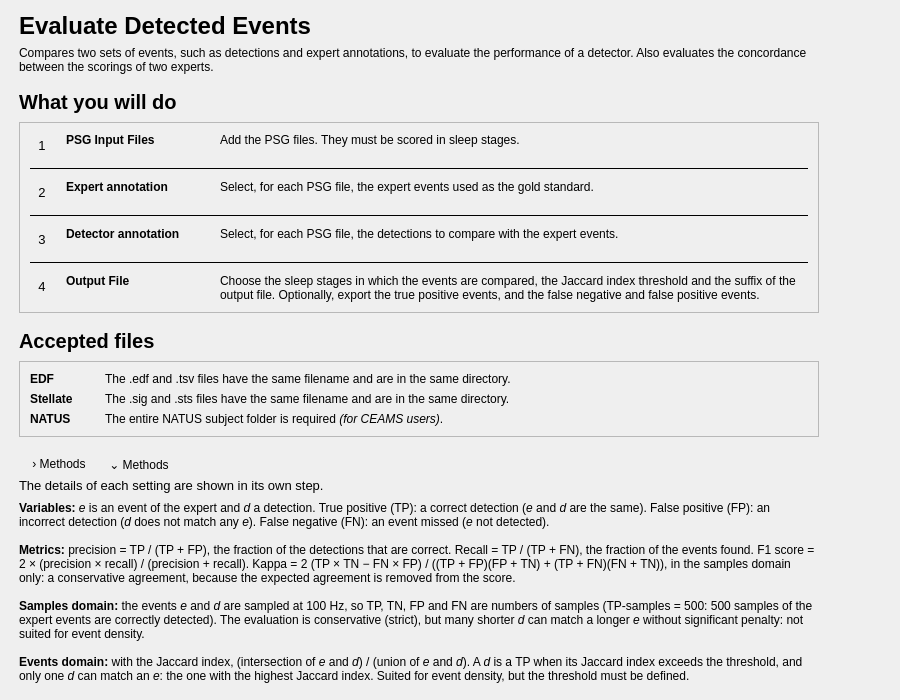
<?xml version="1.0" encoding="UTF-8"?>
<ui version="4.0">
 <class>IntroStep</class>
 <widget class="QWidget" name="IntroStep">
  <property name="geometry">
   <rect>
    <x>0</x>
    <y>0</y>
    <width>900</width>
    <height>700</height>
   </rect>
  </property>
  <property name="windowTitle">
   <string />
  </property>
  <layout class="QVBoxLayout" name="verticalLayout">
   <property name="leftMargin">
    <number>19</number>
   </property>
   <property name="topMargin">
    <number>12</number>
   </property>
   <property name="rightMargin">
    <number>19</number>
   </property>
   <property name="bottomMargin">
    <number>12</number>
   </property>
   <item>
    <layout class="QHBoxLayout" name="content_row" stretch="1,0">
     <property name="leftMargin">
      <number>0</number>
     </property>
     <property name="topMargin">
      <number>0</number>
     </property>
     <property name="rightMargin">
      <number>0</number>
     </property>
     <property name="bottomMargin">
      <number>0</number>
     </property>
     <item>
      <widget class="QWidget" name="content_widget" native="true">
       <property name="maximumSize">
        <size>
         <width>800</width>
         <height>16777215</height>
        </size>
       </property>
       <layout class="QVBoxLayout" name="content_layout">
        <property name="spacing">
         <number>16</number>
        </property>
        <property name="leftMargin">
         <number>0</number>
        </property>
        <property name="topMargin">
         <number>0</number>
        </property>
        <property name="rightMargin">
         <number>0</number>
        </property>
        <property name="bottomMargin">
         <number>0</number>
        </property>
        <item>
         <layout class="QVBoxLayout" name="header_layout">
          <property name="spacing">
           <number>6</number>
          </property>
          <item>
           <widget class="QLabel" name="title_label">
            <property name="font">
             <font>
              <pointsize>18</pointsize>
              <bold>true</bold>
             </font>
            </property>
            <property name="text">
             <string>Evaluate Detected Events</string>
            </property>
           </widget>
          </item>
          <item>
           <widget class="QLabel" name="subtitle_label">
            <property name="text">
             <string>Compares two sets of events, such as detections and expert annotations, to evaluate the performance of a detector. Also evaluates the concordance between the scorings of two experts.</string>
            </property>
            <property name="wordWrap">
             <bool>true</bool>
            </property>
            <property name="variant" stdset="0">
             <string notr="true">help</string>
            </property>
           </widget>
          </item>
         </layout>
        </item>
        <item>
         <layout class="QVBoxLayout" name="steps_section_layout">
          <property name="spacing">
           <number>8</number>
          </property>
          <item>
           <widget class="QLabel" name="steps_title_label">
            <property name="font">
             <font>
              <pointsize>15</pointsize>
              <bold>true</bold>
             </font>
            </property>
            <property name="text">
             <string>What you will do</string>
            </property>
           </widget>
          </item>
          <item>
           <widget class="QFrame" name="steps_card">
            <property name="frameShape">
             <enum>QFrame::Shape::StyledPanel</enum>
            </property>
            <property name="frameShadow">
             <enum>QFrame::Shadow::Raised</enum>
            </property>
            <layout class="QVBoxLayout" name="steps_card_layout">
             <property name="spacing">
              <number>10</number>
             </property>
             <property name="leftMargin">
              <number>10</number>
             </property>
             <property name="topMargin">
              <number>10</number>
             </property>
             <property name="rightMargin">
              <number>10</number>
             </property>
             <property name="bottomMargin">
              <number>10</number>
             </property>
             <item>
              <layout class="QGridLayout" name="steps_grid" columnstretch="0,0,0,1">
               <property name="horizontalSpacing">
                <number>12</number>
               </property>
               <property name="verticalSpacing">
                <number>10</number>
               </property>
               <item row="0" column="0" alignment="Qt::AlignmentFlag::AlignTop">
                <widget class="QLabel" name="step_1_number_label">
                 <property name="font">
                  <font>
                   <pointsize>10</pointsize>
                  </font>
                 </property>
                 <property name="text">
                  <string>1</string>
                 </property>
                 <property name="variant" stdset="0">
                  <string notr="true">step_number</string>
                 </property>
                 <property name="minimumSize">
                  <size>
                   <width>24</width>
                   <height>24</height>
                  </size>
                 </property>
                 <property name="maximumSize">
                  <size>
                   <width>24</width>
                   <height>24</height>
                  </size>
                 </property>
                 <property name="alignment">
                  <set>Qt::AlignmentFlag::AlignCenter</set>
                 </property>
                </widget>
               </item>
               <item row="0" column="1">
                <widget class="QLabel" name="step_1_name_label">
                 <property name="font">
                  <font>
                   <bold>true</bold>
                  </font>
                 </property>
                 <property name="text">
                  <string>PSG Input Files</string>
                 </property>
                 <property name="alignment">
                  <set>Qt::AlignmentFlag::AlignLeading|Qt::AlignmentFlag::AlignLeft|Qt::AlignmentFlag::AlignTop</set>
                 </property>
                </widget>
               </item>
               <item row="0" column="2">
                <spacer name="steps_gap">
                 <property name="orientation">
                  <enum>Qt::Orientation::Horizontal</enum>
                 </property>
                 <property name="sizeType">
                  <enum>QSizePolicy::Policy::Fixed</enum>
                 </property>
                 <property name="sizeHint" stdset="0">
                  <size>
                   <width>16</width>
                   <height>20</height>
                  </size>
                 </property>
                </spacer>
               </item>
               <item row="0" column="3">
                <widget class="QLabel" name="step_1_label">
                 <property name="text">
                  <string>Add the PSG files. They must be scored in sleep stages.</string>
                 </property>
                 <property name="wordWrap">
                  <bool>true</bool>
                 </property>
                 <property name="variant" stdset="0">
                  <string notr="true">help</string>
                 </property>
                 <property name="alignment">
                  <set>Qt::AlignmentFlag::AlignLeading|Qt::AlignmentFlag::AlignLeft|Qt::AlignmentFlag::AlignTop</set>
                 </property>
                </widget>
               </item>
               <item row="1" column="0" rowspan="1" colspan="4">
                <widget class="QFrame" name="step_line_2">
                 <property name="frameShape">
                  <enum>QFrame::Shape::HLine</enum>
                 </property>
                 <property name="frameShadow">
                  <enum>QFrame::Shadow::Plain</enum>
                 </property>
                </widget>
               </item>
               <item row="2" column="0" alignment="Qt::AlignmentFlag::AlignTop">
                <widget class="QLabel" name="step_2_number_label">
                 <property name="font">
                  <font>
                   <pointsize>10</pointsize>
                  </font>
                 </property>
                 <property name="text">
                  <string>2</string>
                 </property>
                 <property name="variant" stdset="0">
                  <string notr="true">step_number</string>
                 </property>
                 <property name="minimumSize">
                  <size>
                   <width>24</width>
                   <height>24</height>
                  </size>
                 </property>
                 <property name="maximumSize">
                  <size>
                   <width>24</width>
                   <height>24</height>
                  </size>
                 </property>
                 <property name="alignment">
                  <set>Qt::AlignmentFlag::AlignCenter</set>
                 </property>
                </widget>
               </item>
               <item row="2" column="1">
                <widget class="QLabel" name="step_2_name_label">
                 <property name="font">
                  <font>
                   <bold>true</bold>
                  </font>
                 </property>
                 <property name="text">
                  <string>Expert annotation</string>
                 </property>
                 <property name="alignment">
                  <set>Qt::AlignmentFlag::AlignLeading|Qt::AlignmentFlag::AlignLeft|Qt::AlignmentFlag::AlignTop</set>
                 </property>
                </widget>
               </item>
               <item row="2" column="3">
                <widget class="QLabel" name="step_2_label">
                 <property name="text">
                  <string>Select, for each PSG file, the expert events used as the gold standard.</string>
                 </property>
                 <property name="wordWrap">
                  <bool>true</bool>
                 </property>
                 <property name="variant" stdset="0">
                  <string notr="true">help</string>
                 </property>
                 <property name="alignment">
                  <set>Qt::AlignmentFlag::AlignLeading|Qt::AlignmentFlag::AlignLeft|Qt::AlignmentFlag::AlignTop</set>
                 </property>
                </widget>
               </item>
               <item row="3" column="0" rowspan="1" colspan="4">
                <widget class="QFrame" name="step_line_3">
                 <property name="frameShape">
                  <enum>QFrame::Shape::HLine</enum>
                 </property>
                 <property name="frameShadow">
                  <enum>QFrame::Shadow::Plain</enum>
                 </property>
                </widget>
               </item>
               <item row="4" column="0" alignment="Qt::AlignmentFlag::AlignTop">
                <widget class="QLabel" name="step_3_number_label">
                 <property name="font">
                  <font>
                   <pointsize>10</pointsize>
                  </font>
                 </property>
                 <property name="text">
                  <string>3</string>
                 </property>
                 <property name="variant" stdset="0">
                  <string notr="true">step_number</string>
                 </property>
                 <property name="minimumSize">
                  <size>
                   <width>24</width>
                   <height>24</height>
                  </size>
                 </property>
                 <property name="maximumSize">
                  <size>
                   <width>24</width>
                   <height>24</height>
                  </size>
                 </property>
                 <property name="alignment">
                  <set>Qt::AlignmentFlag::AlignCenter</set>
                 </property>
                </widget>
               </item>
               <item row="4" column="1">
                <widget class="QLabel" name="step_3_name_label">
                 <property name="font">
                  <font>
                   <bold>true</bold>
                  </font>
                 </property>
                 <property name="text">
                  <string>Detector annotation</string>
                 </property>
                 <property name="alignment">
                  <set>Qt::AlignmentFlag::AlignLeading|Qt::AlignmentFlag::AlignLeft|Qt::AlignmentFlag::AlignTop</set>
                 </property>
                </widget>
               </item>
               <item row="4" column="3">
                <widget class="QLabel" name="step_3_label">
                 <property name="text">
                  <string>Select, for each PSG file, the detections to compare with the expert events.</string>
                 </property>
                 <property name="wordWrap">
                  <bool>true</bool>
                 </property>
                 <property name="variant" stdset="0">
                  <string notr="true">help</string>
                 </property>
                 <property name="alignment">
                  <set>Qt::AlignmentFlag::AlignLeading|Qt::AlignmentFlag::AlignLeft|Qt::AlignmentFlag::AlignTop</set>
                 </property>
                </widget>
               </item>
               <item row="5" column="0" rowspan="1" colspan="4">
                <widget class="QFrame" name="step_line_4">
                 <property name="frameShape">
                  <enum>QFrame::Shape::HLine</enum>
                 </property>
                 <property name="frameShadow">
                  <enum>QFrame::Shadow::Plain</enum>
                 </property>
                </widget>
               </item>
               <item row="6" column="0" alignment="Qt::AlignmentFlag::AlignTop">
                <widget class="QLabel" name="step_4_number_label">
                 <property name="font">
                  <font>
                   <pointsize>10</pointsize>
                  </font>
                 </property>
                 <property name="text">
                  <string>4</string>
                 </property>
                 <property name="variant" stdset="0">
                  <string notr="true">step_number</string>
                 </property>
                 <property name="minimumSize">
                  <size>
                   <width>24</width>
                   <height>24</height>
                  </size>
                 </property>
                 <property name="maximumSize">
                  <size>
                   <width>24</width>
                   <height>24</height>
                  </size>
                 </property>
                 <property name="alignment">
                  <set>Qt::AlignmentFlag::AlignCenter</set>
                 </property>
                </widget>
               </item>
               <item row="6" column="1">
                <widget class="QLabel" name="step_4_name_label">
                 <property name="font">
                  <font>
                   <bold>true</bold>
                  </font>
                 </property>
                 <property name="text">
                  <string>Output File</string>
                 </property>
                 <property name="alignment">
                  <set>Qt::AlignmentFlag::AlignLeading|Qt::AlignmentFlag::AlignLeft|Qt::AlignmentFlag::AlignTop</set>
                 </property>
                </widget>
               </item>
               <item row="6" column="3">
                <widget class="QLabel" name="step_4_label">
                 <property name="text">
                  <string>Choose the sleep stages in which the events are compared, the Jaccard index threshold and the suffix of the output file. Optionally, export the true positive events, and the false negative and false positive events.</string>
                 </property>
                 <property name="wordWrap">
                  <bool>true</bool>
                 </property>
                 <property name="variant" stdset="0">
                  <string notr="true">help</string>
                 </property>
                 <property name="alignment">
                  <set>Qt::AlignmentFlag::AlignLeading|Qt::AlignmentFlag::AlignLeft|Qt::AlignmentFlag::AlignTop</set>
                 </property>
                </widget>
               </item>
              </layout>
             </item>
            </layout>
           </widget>
          </item>
         </layout>
        </item>
        <item>
         <layout class="QVBoxLayout" name="files_section_layout">
          <property name="spacing">
           <number>8</number>
          </property>
          <item>
           <widget class="QLabel" name="files_title_label">
            <property name="font">
             <font>
              <pointsize>15</pointsize>
              <bold>true</bold>
             </font>
            </property>
            <property name="text">
             <string>Accepted files</string>
            </property>
           </widget>
          </item>
          <item>
           <widget class="QFrame" name="files_card">
            <property name="frameShape">
             <enum>QFrame::Shape::StyledPanel</enum>
            </property>
            <property name="frameShadow">
             <enum>QFrame::Shadow::Raised</enum>
            </property>
            <layout class="QVBoxLayout" name="files_card_layout">
             <property name="spacing">
              <number>10</number>
             </property>
             <property name="leftMargin">
              <number>10</number>
             </property>
             <property name="topMargin">
              <number>10</number>
             </property>
             <property name="rightMargin">
              <number>10</number>
             </property>
             <property name="bottomMargin">
              <number>10</number>
             </property>
             <item>
              <layout class="QGridLayout" name="files_grid" columnstretch="0,1">
               <property name="horizontalSpacing">
                <number>32</number>
               </property>
               <property name="verticalSpacing">
                <number>6</number>
               </property>
               <item row="0" column="0">
                <widget class="QLabel" name="file_1_name_label">
                 <property name="font">
                  <font>
                   <bold>true</bold>
                  </font>
                 </property>
                 <property name="text">
                  <string>EDF</string>
                 </property>
                </widget>
               </item>
               <item row="0" column="1">
                <widget class="QLabel" name="file_1_label">
                 <property name="text">
                  <string>The .edf and .tsv files have the same filename and are in the same directory.</string>
                 </property>
                 <property name="wordWrap">
                  <bool>true</bool>
                 </property>
                </widget>
               </item>
               <item row="1" column="0">
                <widget class="QLabel" name="file_2_name_label">
                 <property name="font">
                  <font>
                   <bold>true</bold>
                  </font>
                 </property>
                 <property name="text">
                  <string>Stellate</string>
                 </property>
                </widget>
               </item>
               <item row="1" column="1">
                <widget class="QLabel" name="file_2_label">
                 <property name="text">
                  <string>The .sig and .sts files have the same filename and are in the same directory.</string>
                 </property>
                 <property name="wordWrap">
                  <bool>true</bool>
                 </property>
                </widget>
               </item>
               <item row="2" column="0">
                <widget class="QLabel" name="file_3_name_label">
                 <property name="font">
                  <font>
                   <bold>true</bold>
                  </font>
                 </property>
                 <property name="text">
                  <string>NATUS</string>
                 </property>
                </widget>
               </item>
               <item row="2" column="1">
                <widget class="QLabel" name="file_3_label">
                 <property name="text">
                  <string>The entire NATUS subject folder is required &lt;i&gt;(for CEAMS users)&lt;/i&gt;.</string>
                 </property>
                 <property name="textFormat">
                  <enum>Qt::TextFormat::RichText</enum>
                 </property>
                 <property name="wordWrap">
                  <bool>true</bool>
                 </property>
                </widget>
               </item>
              </layout>
             </item>
            </layout>
           </widget>
          </item>
         </layout>
        </item>
        <item>
         <layout class="QVBoxLayout" name="methods_section_layout">
          <property name="spacing">
           <number>2</number>
          </property>
          <item>
           <layout class="QHBoxLayout" name="methods_buttons_layout">
            <property name="spacing">
             <number>0</number>
            </property>
            <item>
             <widget class="QPushButton" name="methods_show_button">
              <property name="focusPolicy">
               <enum>Qt::FocusPolicy::TabFocus</enum>
              </property>
              <property name="text">
               <string>› Methods</string>
              </property>
              <property name="flat">
               <bool>true</bool>
              </property>
              <property name="variant" stdset="0">
               <string notr="true">link</string>
              </property>
             </widget>
            </item>
            <item>
             <widget class="QPushButton" name="methods_hide_button">
              <property name="focusPolicy">
               <enum>Qt::FocusPolicy::TabFocus</enum>
              </property>
              <property name="visible">
               <bool>false</bool>
              </property>
              <property name="text">
               <string>⌄ Methods</string>
              </property>
              <property name="flat">
               <bool>true</bool>
              </property>
              <property name="variant" stdset="0">
               <string notr="true">link</string>
              </property>
             </widget>
            </item>
            <item>
             <spacer name="methods_buttons_spacer">
              <property name="orientation">
               <enum>Qt::Orientation::Horizontal</enum>
              </property>
              <property name="sizeHint" stdset="0">
               <size>
                <width>40</width>
                <height>20</height>
               </size>
              </property>
             </spacer>
            </item>
           </layout>
          </item>
          <item>
           <widget class="QLabel" name="methods_note_label">
            <property name="font">
             <font>
              <pointsize>10</pointsize>
             </font>
            </property>
            <property name="text">
             <string>The details of each setting are shown in its own step.</string>
            </property>
            <property name="wordWrap">
             <bool>true</bool>
            </property>
            <property name="variant" stdset="0">
             <string notr="true">help</string>
            </property>
           </widget>
          </item>
          <item>
           <widget class="QWidget" name="methods_widget" native="true">
            <property name="visible">
             <bool>false</bool>
            </property>
            <layout class="QVBoxLayout" name="methods_layout">
             <property name="spacing">
              <number>10</number>
             </property>
             <property name="leftMargin">
              <number>0</number>
             </property>
             <property name="topMargin">
              <number>6</number>
             </property>
             <property name="rightMargin">
              <number>0</number>
             </property>
             <property name="bottomMargin">
              <number>0</number>
             </property>
             <item>
              <widget class="QLabel" name="methods_label">
               <property name="text">
                <string>&lt;b&gt;Variables:&lt;/b&gt; &lt;i&gt;e&lt;/i&gt; is an event of the expert and &lt;i&gt;d&lt;/i&gt; a detection. True positive (TP): a correct detection (&lt;i&gt;e&lt;/i&gt; and &lt;i&gt;d&lt;/i&gt; are the same). False positive (FP): an incorrect detection (&lt;i&gt;d&lt;/i&gt; does not match any &lt;i&gt;e&lt;/i&gt;). False negative (FN): an event missed (&lt;i&gt;e&lt;/i&gt; not detected).&lt;br/&gt;&lt;br/&gt;&lt;b&gt;Metrics:&lt;/b&gt; precision = TP / (TP + FP), the fraction of the detections that are correct. Recall = TP / (TP + FN), the fraction of the events found. F1 score = 2 × (precision × recall) / (precision + recall). Kappa = 2 (TP × TN − FN × FP) / ((TP + FP)(FP + TN) + (TP + FN)(FN + TN)), in the samples domain only: a conservative agreement, because the expected agreement is removed from the score.&lt;br/&gt;&lt;br/&gt;&lt;b&gt;Samples domain:&lt;/b&gt; the events &lt;i&gt;e&lt;/i&gt; and &lt;i&gt;d&lt;/i&gt; are sampled at 100 Hz, so TP, TN, FP and FN are numbers of samples (TP-samples = 500: 500 samples of the expert events are correctly detected). The evaluation is conservative (strict), but many shorter &lt;i&gt;d&lt;/i&gt; can match a longer &lt;i&gt;e&lt;/i&gt; without significant penalty: not suited for event density.&lt;br/&gt;&lt;br/&gt;&lt;b&gt;Events domain:&lt;/b&gt; with the Jaccard index, (intersection of &lt;i&gt;e&lt;/i&gt; and &lt;i&gt;d&lt;/i&gt;) / (union of &lt;i&gt;e&lt;/i&gt; and &lt;i&gt;d&lt;/i&gt;). A &lt;i&gt;d&lt;/i&gt; is a TP when its Jaccard index exceeds the threshold, and only one &lt;i&gt;d&lt;/i&gt; can match an &lt;i&gt;e&lt;/i&gt;: the one with the highest Jaccard index. Suited for event density, but the threshold must be defined.</string>
               </property>
               <property name="textFormat">
                <enum>Qt::TextFormat::RichText</enum>
               </property>
               <property name="wordWrap">
                <bool>true</bool>
               </property>
               <property name="variant" stdset="0">
                <string notr="true">help</string>
               </property>
              </widget>
             </item>
            </layout>
           </widget>
          </item>
         </layout>
        </item>
       </layout>
      </widget>
     </item>
     <item>
      <spacer name="content_spacer">
       <property name="orientation">
        <enum>Qt::Orientation::Horizontal</enum>
       </property>
       <property name="sizeHint" stdset="0">
        <size>
         <width>40</width>
         <height>20</height>
        </size>
       </property>
      </spacer>
     </item>
    </layout>
   </item>
   <item>
    <spacer name="verticalSpacer">
     <property name="orientation">
      <enum>Qt::Orientation::Vertical</enum>
     </property>
     <property name="sizeHint" stdset="0">
      <size>
       <width>40</width>
       <height>20</height>
      </size>
     </property>
    </spacer>
   </item>
  </layout>
 </widget>
 <resources>
  <include location="../../../../../snooz-toolbox/src/main/python/ui/themes/themes.qrc" />
 </resources>
 <connections>
  <connection>
   <sender>methods_show_button</sender>
   <signal>clicked()</signal>
   <receiver>methods_widget</receiver>
   <slot>show()</slot>
  </connection>
  <connection>
   <sender>methods_show_button</sender>
   <signal>clicked()</signal>
   <receiver>methods_hide_button</receiver>
   <slot>show()</slot>
  </connection>
  <connection>
   <sender>methods_show_button</sender>
   <signal>clicked()</signal>
   <receiver>methods_show_button</receiver>
   <slot>hide()</slot>
  </connection>
  <connection>
   <sender>methods_hide_button</sender>
   <signal>clicked()</signal>
   <receiver>methods_widget</receiver>
   <slot>hide()</slot>
  </connection>
  <connection>
   <sender>methods_hide_button</sender>
   <signal>clicked()</signal>
   <receiver>methods_show_button</receiver>
   <slot>show()</slot>
  </connection>
  <connection>
   <sender>methods_hide_button</sender>
   <signal>clicked()</signal>
   <receiver>methods_hide_button</receiver>
   <slot>hide()</slot>
  </connection>
 </connections>
</ui>
